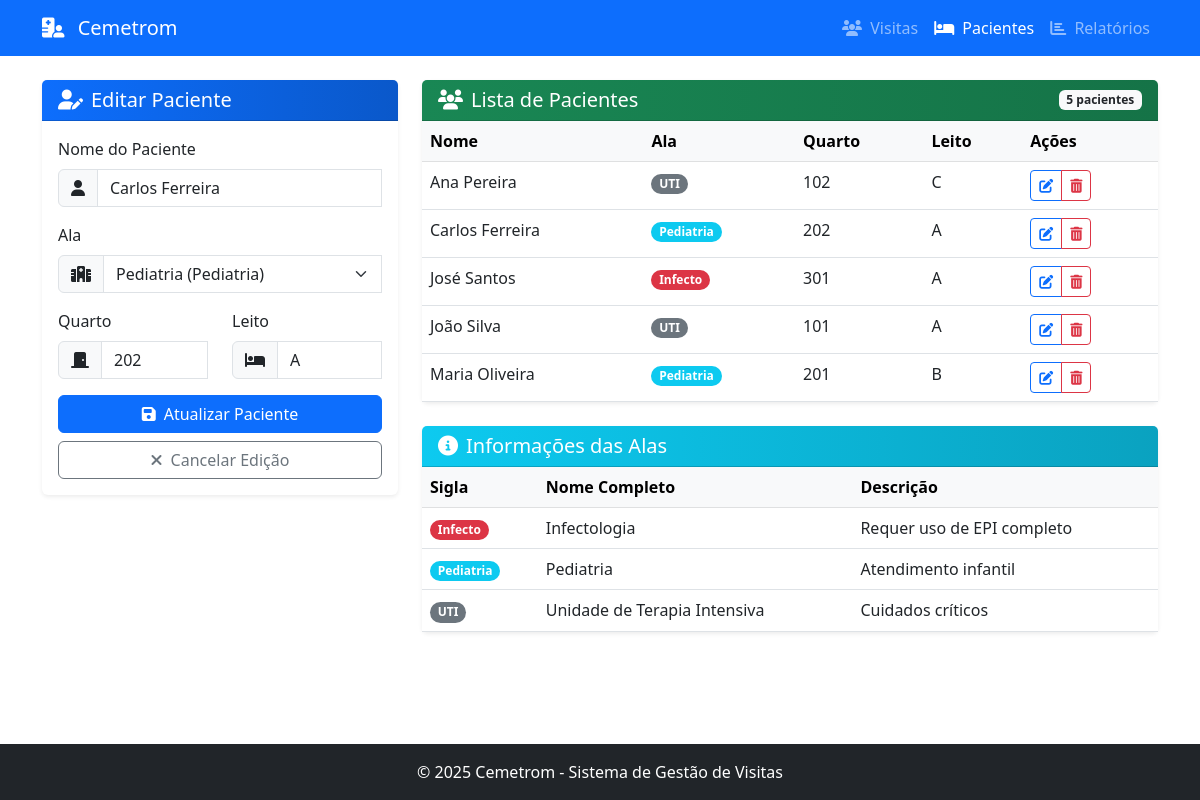
Screenshot of /pacientes?edit=5 with the database file from the repository.
### tables this page shows
CREATE TABLE pacientes (
            id INTEGER PRIMARY KEY AUTOINCREMENT,
            nome TEXT NOT NULL,
            ala_id TEXT NOT NULL,
            quarto TEXT NOT NULL,
            leito TEXT NOT NULL,
            ativo INTEGER DEFAULT 1,
            created_at TIMESTAMP DEFAULT CURRENT_TIMESTAMP,
            updated_at TIMESTAMP DEFAULT CURRENT_TIMESTAMP,
            FOREIGN KEY (ala_id) REFERENCES alas (sigla)
        );

CREATE TABLE alas (
            id INTEGER PRIMARY KEY AUTOINCREMENT,
            sigla TEXT UNIQUE NOT NULL,
            nome TEXT NOT NULL,
            descricao TEXT,
            created_at TIMESTAMP DEFAULT CURRENT_TIMESTAMP,
            updated_at TIMESTAMP DEFAULT CURRENT_TIMESTAMP
        );

### app.py (the view, shortened to what this page needs)
@app.route('/pacientes', methods=['GET', 'POST'])
def form_pacientes():
    pacientes = get_pacientes()
    alas = get_alas()
    patient_id = request.args.get('edit')
    paciente_edit = None
    if patient_id:
        paciente_edit = get_paciente_by_id(patient_id)
    return render_template('form_pacientes.html',
                          pacientes=pacientes,
                          alas=alas,
                          paciente_edit=paciente_edit)

### src/database.py (called while the page is built)
def get_db():
    if 'db' not in g:
        g.db = sqlite3.connect(
            current_app.config['DATABASE'],
            detect_types=sqlite3.PARSE_DECLTYPES
        )
        g.db.row_factory = sqlite3.Row
    return g.db

### src/pacientes.py (called while the page is built)
def get_pacientes(only_active=True):
    db = get_db()
    query = """
        SELECT p.*, a.nome as ala_nome, a.descricao as ala_descricao
        FROM pacientes p
        JOIN alas a ON p.ala_id = a.sigla
    """
    params = []
    if only_active:
        query += " WHERE p.ativo = 1"
    query += " ORDER BY p.nome"
    cursor = db.execute(query, params)
    pacientes = []
    for row in cursor.fetchall():
        pacientes.append(dict(row))
    return pacientes

def get_paciente_by_id(paciente_id):
    db = get_db()
    cursor = db.execute(
        """
        SELECT p.*, a.nome as ala_nome, a.descricao as ala_descricao
        FROM pacientes p
        JOIN alas a ON p.ala_id = a.sigla
        WHERE p.id = ?
        """,
        (paciente_id,)
    )
    paciente = cursor.fetchone()
    if paciente:
        return dict(paciente)
    return None

def get_alas():
    db = get_db()
    cursor = db.execute(
        """
        SELECT * FROM alas
        ORDER BY nome
        """
    )
    alas = []
    for row in cursor.fetchall():
        alas.append(dict(row))
    return alas

### templates/form_pacientes.html (shortened to what this page needs)
{% extends 'base.html' %}
{% block content %}
<div class="row">
    <div class="col-md-4 mb-4">
        <div class="card border-0 shadow-sm">
            <div class="card-header bg-gradient-primary text-white">
                <h5 class="mb-0">
                    {% if paciente_edit %}
                        <i class="fas fa-user-edit me-2"></i>Editar Paciente
                    {% else %}
                        <i class="fas fa-user-plus me-2"></i>Novo Paciente
                    {% endif %}
                </h5>
            </div>
            <div class="card-body">
                <form action="{{ url_for('form_pacientes') }}" method="post" class="needs-validation" novalidate>
                    <div class="mb-3">
                        <label for="name" class="form-label">Nome do Paciente</label>
                        <div class="input-group">
                            <span class="input-group-text"><i class="fas fa-user"></i></span>
                            <input type="text" class="form-control" id="name" name="name" value="{{ paciente_edit.nome if paciente_edit else '' }}" required>
                        </div>
                    </div>
                    <div class="mb-3">
                        <label for="ward" class="form-label">Ala</label>
                        <div class="input-group">
                            <span class="input-group-text"><i class="fas fa-hospital-alt"></i></span>
                            <select class="form-select" id="ward" name="ward" required>
                                {% for ala in alas %}
                                    <option value="{{ ala.sigla }}" {% if paciente_edit and paciente_edit.ala_id == ala.sigla %}selected{% endif %}>
                                        {{ ala.nome }} ({{ ala.sigla }})
                                    </option>
                                {% endfor %}
                            </select>
                        </div>
                    </div>
                    <div class="row">
                        <div class="col-md-6 mb-3">
                            <label for="room" class="form-label">Quarto</label>
                            <div class="input-group">
                                <span class="input-group-text"><i class="fas fa-door-closed"></i></span>
                                <input type="text" class="form-control" id="room" name="room" value="{{ paciente_edit.quarto if paciente_edit else '' }}" required>
                            </div>
                        </div>
                        <div class="col-md-6 mb-3">
                            <label for="bed" class="form-label">Leito</label>
                            <div class="input-group">
                                <span class="input-group-text"><i class="fas fa-bed"></i></span>
                                <input type="text" class="form-control" id="bed" name="bed" value="{{ paciente_edit.leito if paciente_edit else '' }}" required>
                            </div>
                        </div>
                    </div>
                    <div class="d-grid gap-2">
                        <button type="submit" class="btn btn-primary">
                            {% if paciente_edit %}
                                <i class="fas fa-save me-2"></i>Atualizar Paciente
                            {% else %}
                                <i class="fas fa-save me-2"></i>Cadastrar Paciente
                            {% endif %}
                        </button>
                        {% if paciente_edit %}
                            <a href="{{ url_for('form_pacientes') }}" class="btn btn-outline-secondary">
                                <i class="fas fa-times me-2"></i>Cancelar Edição
                            </a>
                        {% endif %}
                    </div>
                </form>
            </div>
        </div>
    </div>
    <div class="col-md-8">
        <div class="card border-0 shadow-sm">
            <div class="card-header bg-gradient-success text-white d-flex justify-content-between align-items-center">
                <h5 class="mb-0"><i class="fas fa-users me-2"></i>Lista de Pacientes</h5>
                <span class="badge bg-light text-dark">{{ pacientes|length }} pacientes</span>
            </div>
            <div class="card-body p-0">
                {% if pacientes %}
                    <div class="table-responsive">
                        <table class="table table-hover mb-0">
                            <thead class="table-light">
                                <tr>
                                    <th>Nome</th>
                                    <th>Ala</th>
                                    <th>Quarto</th>
                                    <th>Leito</th>
                                    <th>Ações</th>
                                </tr>
                            </thead>
                            <tbody>
                                {% for paciente in pacientes %}
                                    <tr>
                                        <td>{{ paciente.nome }}</td>
                                        <td>
                                            <span class="badge rounded-pill
                                                {% if paciente.ala_id == 'Infecto' %}bg-danger{% endif %}
                                                {% if paciente.ala_id == 'Pediatria' %}bg-info{% endif %}
                                                {% if paciente.ala_id == 'UTI' %}bg-secondary{% endif %}
                                            ">
                                                {{ paciente.ala_id }}
                                            </span>
                                        </td>
                                        <td>{{ paciente.quarto }}</td>
                                        <td>{{ paciente.leito }}</td>
                                        <td>
                                            <div class="btn-group btn-group-sm">
                                                <a href="{{ url_for('form_pacientes', edit=paciente.id) }}" class="btn btn-outline-primary">
                                                    <i class="fas fa-edit"></i>
                                                </a>
                                                <button type="button" class="btn btn-outline-danger" data-bs-toggle="modal" data-bs-target="#deleteModal{{ paciente.id }}">
                                                    <i class="fas fa-trash-alt"></i>
                                                </button>
                                            </div>
                                        </td>
                                    </tr>
                                {% endfor %}
                            </tbody>
                        </table>
                    </div>
                {% else %}
                    <div class="alert alert-info m-3">
                        <i class="fas fa-info-circle me-2"></i>
                        Nenhum paciente cadastrado. Use o formulário ao lado para cadastrar um novo paciente.
                    </div>
                {% endif %}
            </div>
        </div>
        <div class="card border-0 shadow-sm mt-4">
            <div class="card-header bg-gradient-info text-white">
                <h5 class="mb-0"><i class="fas fa-info-circle me-2"></i>Informações das Alas</h5>
            </div>
            <div class="card-body p-0">
                <div class="table-responsive">
                    <table class="table table-hover mb-0">
                        <thead class="table-light">
                            <tr>
                                <th>Sigla</th>
                                <th>Nome Completo</th>
                                <th>Descrição</th>
                            </tr>
                        </thead>
                        <tbody>
                            {% for ala in alas %}
                                <tr>
                                    <td>
                                        <span class="badge rounded-pill
                                            {% if ala.sigla == 'Infecto' %}bg-danger{% endif %}
                                            {% if ala.sigla == 'Pediatria' %}bg-info{% endif %}
                                            {% if ala.sigla == 'UTI' %}bg-secondary{% endif %}
                                        ">
                                            {{ ala.sigla }}
                                        </span>
                                    </td>
                                    <td>{{ ala.nome }}</td>
                                    <td>{{ ala.descricao }}</td>
                                </tr>
                            {% endfor %}
                        </tbody>
                    </table>
                </div>
            </div>
        </div>
    </div>
</div>
{% endblock %}

### templates/base.html (style rules this page uses)
.bg-gradient-primary { background: linear-gradient(to right, #0d6efd, #0a58ca); }
.bg-gradient-success { background: linear-gradient(to right, #198754, #157347); }
.bg-gradient-info { background: linear-gradient(to right, #0dcaf0, #0aa2c0); }
body { min-height: 100vh; display: flex; flex-direction: column; }

### rows the page displays
pacientes: name "Carlos Ferreira", ward "Pediatria (Pediatria)", room "202", bed "A", nome "Carlos Ferreira", ala_id "Pediatria", quarto "202", leito "A"
pacientes: nome "Ana Pereira", ala_id "UTI", quarto "102", leito "C"
pacientes: nome "José Santos", ala_id "Infecto", quarto "301", leito "A"
pacientes: nome "João Silva", ala_id "UTI", quarto "101", leito "A"
pacientes: nome "Maria Oliveira", ala_id "Pediatria", quarto "201", leito "B"
alas: sigla "Infecto", nome "Infectologia", descricao "Requer uso de EPI completo"
alas: sigla "Pediatria", nome "Pediatria", descricao "Atendimento infantil"
alas: sigla "UTI", nome "Unidade de Terapia Intensiva", descricao "Cuidados críticos"

### other values shown
{{ pacientes|length }} "5"
